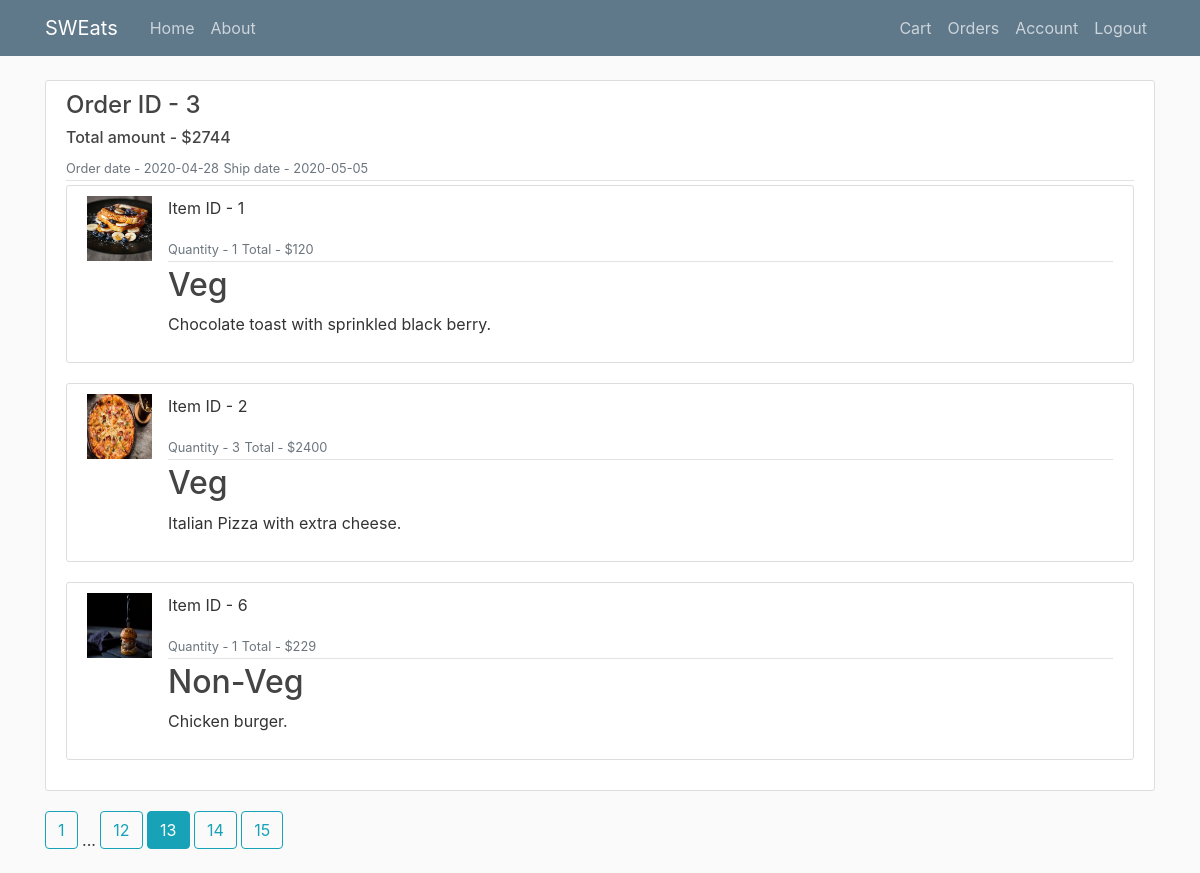
The app's page /orders?page=13 (signed in) with its own data.
### sweats/models.py (models this page shows, shortened)
class Order(db.Model):
    __tablename__ = 'orders'
    id = db.Column(db.Integer , primary_key=True)
    order_date = db.Column(db.DateTime , default=datetime.utcnow)
    total_amount = db.Column(db.Integer , nullable=False)
    customer_id = db.Column(db.Integer , db.ForeignKey('customers.id') , nullable=False)
    order_items = db.relationship('OrderItem' , backref='order' , lazy=True)
    shipment = db.relationship('Shipment' , backref='order' , lazy=True)

class Shipment(db.Model):
    __tablename__ = 'shipments'
    order_id = db.Column(db.Integer , db.ForeignKey('orders.id') , primary_key=True)
    warehouse_id = db.Column(db.Integer , db.ForeignKey('warehouses.id') , primary_key=True)
    ship_date = db.Column(db.DateTime ,default=calShipDate, nullable=False)

class Item(db.Model):
    __tablename__ = 'items'
    id = db.Column(db.Integer , primary_key=True)
    category = db.Column(db.String(20))
    description = db.Column(db.String(200), nullable=False)
    image_file = db.Column(db.String(20), nullable=False)
    unit_price = db.Column(db.Integer , nullable=False)
    order_items = db.relationship('OrderItem' , backref='item' , lazy=True)

### sweats/orders/routes.py (the view)
@orders.route("/orders")
@login_required
def customer_orders():
    page = request.args.get('page', 1, type=int)
    orderList = Order.query.filter_by(customer_id=current_user.id).order_by(Order.order_date.desc()).paginate(page=page, per_page=1)
    orderItems = {}
    for order in orderList.items:
        items = []
        for orderItem in order.order_items:
            item = Item.query.get_or_404(orderItem.item_id)
            pair = (item, orderItem.quantity)
            items.append(pair)
        orderItems[order] = items
    return render_template('orders.html', title="Orders", orders=orderList, orderItems=orderItems)

### sweats/models.py (called while the page is built)
@login_manager.user_loader
def load_user(user_id):
    return Customer.query.get(int(user_id))

### sweats/templates/orders.html
{% extends "layout.html" %}
{% block content %}
    {% for order in orders.items %}
    <div class="content-section">
        <div class="media-body">
            <div class="article-metadata">
                <h4 class="mr-2">Order ID - {{ order.id }}</h4>
                <h6 class="mr-2">Total amount - ${{ order.total_amount }}</h6>
                <small class="text-muted">Order date - {{ order.order_date.strftime('%Y-%m-%d') }}</small>
                <small class="text-muted">Ship date - {{ order.shipment[0].ship_date.strftime('%Y-%m-%d') }}</small>
            </div>
        </div>
        {% for item, quantity in orderItems[order] %}
        <article class="media content-section">
            <img class="article-img" src="{{ url_for('static', filename='product_pics/' + item.image_file) }}">
            <div class="media-body">
              <div class="article-metadata">
                <p class="mr-2">Item ID - {{ item.id }}</p>
                <small class="text-muted">Quantity - {{ quantity }}</small>
                <small class="text-muted">Total - ${{ item.unit_price * quantity }}</small>
              </div>
              <h2>{{ item.category }}</h2>
              <p class="article-content">{{ item.description }}</p>
            </div>
        </article>
        {% endfor %}
    </div>
    {% endfor %}
    {% for page_num in orders.iter_pages(left_edge=1, right_edge=1, left_current=1, right_current=2) %}
        {% if page_num %}
            {% if orders.page == page_num %}
                <a class="btn btn-info mb-4" href="{{ url_for('orders.customer_orders', page=page_num) }}">{{ page_num }}</a>
            {% else %}
                <a class="btn btn-outline-info mb-4" href="{{ url_for('orders.customer_orders', page=page_num) }}">{{ page_num }}</a>
            {% endif %}
        {% else %}
            ...
        {% endif %}
    {% endfor %}
{% endblock content %}

### sweats/static/main.css (style rules this page uses)
body { background: #fafafa; color: #333333; margin-top: 5rem; }
h1, h2, h3, h4, h5, h6 { color: #444444; }
.content-section { background: #ffffff; padding: 10px 20px; border: 1px solid #dddddd; border-radius: 3px; margin-bottom: 20px; }
.article-content { white-space: pre-line; }
.article-img { height: 65px; width: 65px; margin-right: 16px; }
.article-metadata { padding-bottom: 1px; margin-bottom: 4px; border-bottom: 1px solid #e3e3e3 }

### records on screen
Order: id "3", total_amount "2744", order_date "2020-04-28", ship_date "2020-05-05"
Item: image_file (picture), id "1", item.unit_price*quantity "120", category "Veg", description "Chocolate toast with sprinkled black berry."
Item: image_file (picture), id "2", quantity "3", item.unit_price*quantity "2400", category "Veg", description "Italian Pizza with extra cheese."
Item: image_file (picture), id "6", quantity "1", item.unit_price*quantity "229", category "Non-Veg", description "Chicken burger."

### other values on screen
{{ page_num }} "1" "12" "14" "15"
{{ page_num }} "13"
